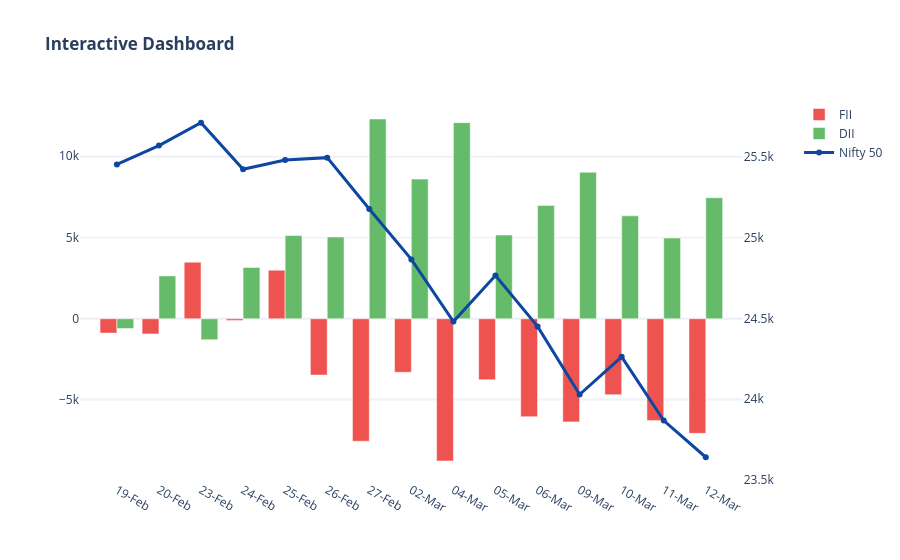

Source (notebook cell):
### Code cell
import plotly.graph_objects as go
from plotly.subplots import make_subplots

plot_df = impact_df.tail(15)
dates = plot_df['Date'].dt.strftime('%d-%b')

fig = make_subplots(specs=[[{"secondary_y": True}]])

fig.add_trace(go.Bar(x=dates, y=plot_df['FII_Net'], name="FII", marker_color='#ef5350'), secondary_y=False)
fig.add_trace(go.Bar(x=dates, y=plot_df['DII_Net'], name="DII", marker_color='#66bb6a'), secondary_y=False)
fig.add_trace(go.Scatter(x=dates, y=plot_df['Price'], name="Nifty 50", mode='lines+markers', line=dict(color='#0d47a1', width=3)), secondary_y=True)

fig.update_layout(title_text="<b>Interactive Dashboard</b>", barmode='group', hovermode="x unified", template="plotly_white")
fig.show()

### Figure 1 — Plotly figure (JSON) as saved in the notebook; plotly's stock layout.template omitted (floating-point values rounded to 4 significant figures)
{"data": [{"marker": {"color": "#ef5350"}, "name": "FII", "type": "bar", "x": ["19-Feb", "20-Feb", "23-Feb", "24-Feb", "25-Feb", "26-Feb", "27-Feb", "02-Mar", "04-Mar", "05-Mar", "06-Mar", "09-Mar", "10-Mar", "11-Mar", "12-Mar"], "xaxis": "x", "y": [-880.5, -934.6, 3484.0, -102.5, 2992.0, -3466.0, -7536.0, -3296.0, -8753.0, -3753.0, -6030.0, -6346.0, -4673.0, -6267.0, -7050.0], "yaxis": "y"}, {"marker": {"color": "#66bb6a"}, "name": "DII", "type": "bar", "x": ["19-Feb", "20-Feb", "23-Feb", "24-Feb", "25-Feb", "26-Feb", "27-Feb", "02-Mar", "04-Mar", "05-Mar", "06-Mar", "09-Mar", "10-Mar", "11-Mar", "12-Mar"], "xaxis": "x", "y": [-596.3, 2637.0, -1292.0, 3161.0, 5119.0, 5032.0, 12290.0, 8594.0, 12070.0, 5153.0, 6972.0, 9014.0, 6333.0, 4966.0, 7450.0], "yaxis": "y"}, {"line": {"color": "#0d47a1", "width": 3}, "mode": "lines+markers", "name": "Nifty 50", "type": "scatter", "x": ["19-Feb", "20-Feb", "23-Feb", "24-Feb", "25-Feb", "26-Feb", "27-Feb", "02-Mar", "04-Mar", "05-Mar", "06-Mar", "09-Mar", "10-Mar", "11-Mar", "12-Mar"], "xaxis": "x", "y": [25450.0, 25570.0, 25710.0, 25420.0, 25480.0, 25500.0, 25180.0, 24870.0, 24480.0, 24770.0, 24450.0, 24030.0, 24260.0, 23870.0, 23640.0], "yaxis": "y2"}], "layout": {"barmode": "group", "hovermode": "x unified", "title": {"text": "<b>Interactive Dashboard</b>"}, "xaxis": {"anchor": "y", "domain": [0, 0.94]}, "yaxis": {"anchor": "x", "domain": [0, 1]}, "yaxis2": {"anchor": "x", "overlaying": "y", "side": "right"}}}
